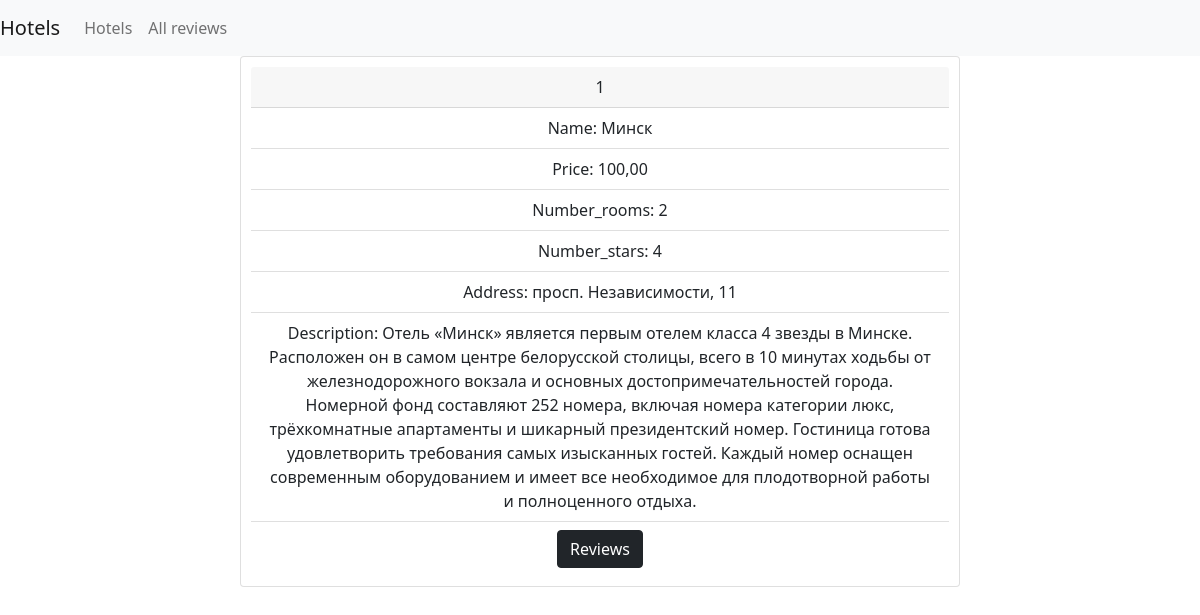
The app's page /app/hotel_detail/1/ with its own data.
### app_tutorial/models.py (models this page shows, shortened)
class Hotel(models.Model):
    name = models.CharField(max_length=255)
    address = models.CharField(max_length=100)
    price = models.DecimalField(max_digits=10, decimal_places=2)
    number_stars = models.IntegerField(default=5)
    number_rooms = models.IntegerField(default=3)
    description = models.TextField(null=True, blank=True)
    url = models.URLField(null=True, blank=True)
    photo = models.ImageField(upload_to='photos/%Y/%m/%d', blank=True)

### app_tutorial/views.py (the view)
# urls.py: path('hotel_detail/<int:hotel_id>/', views.hotel_detail, name='hotel_detail'),
def hotel_detail(request, hotel_id):
    hotel = get_object_or_404(Hotel, pk=hotel_id)
    return render(request, 'hotel_detail.html', {'hotel': hotel})

### app_tutorial/templates/hotel_detail.html (shortened to what this page needs)
{% extends 'base.html'%}
{%block content%}
<div class="review card">
  <div class="card-header">
    {{hotel.id}}
  </div>
  <ul class="list-group list-group-flush">
    <li class="list-group-item">Name: {{hotel.name}}</li>
    <li class="list-group-item">Price: {{hotel.price}}</li>
    <li class="list-group-item">Number_rooms: {{hotel.number_rooms}}</li>
    <li class="list-group-item">Number_stars: {{hotel.number_stars}}</li>
    <li class="list-group-item">Address: {{hotel.address}}</li>
    <li class="list-group-item">Description: {{hotel.description}}</li>
    <li class="list-group-item">
            <a class="btn btn-dark" href="{% url 'hotel_review_list' hotel_id=hotel.id%}" role="button">Reviews</a>
    </li>
  </ul>
</div>
{% endblock %}

### static/styles.css (style rules this page uses)
.review { text-align: center; padding: 10px; margin-bottom: 10px; }

### records on screen
Hotel: id "1", name "Минск", price "100,00", number_rooms "2", number_stars "4", address "просп. Независимости, 11", description "Отель «Минск» является первым отелем класса 4 звезды в Минске. Расположен он в самом центре белорусской столицы, всего в 10 минутах ходьбы от железнодорожного вокзала и основных достопримечательностей города. Номерной фонд составляют 252 номера, включая номера категории люкс, трёхкомнатные апартаменты и шикарный президентский номер. Гостиница готова удовлетворить требования самых изысканных гостей. Каждый номер оснащен современным оборудованием и имеет все необходимое для плодотворной работы и полноценного отдыха."
